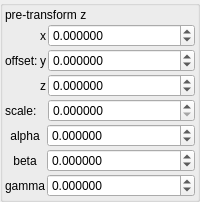
    <widget class="QGroupBox" name="groupBox_9">
     <property name="title">
      <string/>
     </property>
     <layout class="QVBoxLayout" name="verticalLayout_13" stretch="0,0,0">
      <property name="spacing">
       <number>2</number>
      </property>
      <property name="leftMargin">
       <number>2</number>
      </property>
      <property name="topMargin">
       <number>2</number>
      </property>
      <property name="rightMargin">
       <number>2</number>
      </property>
      <property name="bottomMargin">
       <number>2</number>
      </property>
      <item>
       <widget class="QLabel" name="label_165">
        <property name="text">
         <string>pre-transform z</string>
        </property>
       </widget>
      </item>
      <item>
       <layout class="QGridLayout" name="gridLayout_26" columnstretch="0,0,1">
        <property name="spacing">
         <number>2</number>
        </property>
        <item row="3" column="2">
         <widget class="MyDoubleSpinBox" name="spinbox3_transf_offset_000_z">
          <property name="sizePolicy">
           <sizepolicy hsizetype="Minimum" vsizetype="Maximum">
            <horstretch>0</horstretch>
            <verstretch>0</verstretch>
           </sizepolicy>
          </property>
          <property name="prefix">
           <string/>
          </property>
          <property name="suffix">
           <string/>
          </property>
          <property name="decimals">
           <number>6</number>
          </property>
          <property name="minimum">
           <double>-99.989999999999995</double>
          </property>
          <property name="maximum">
           <double>99.989999999999995</double>
          </property>
          <property name="singleStep">
           <double>0.100000000000000</double>
          </property>
         </widget>
        </item>
        <item row="2" column="0">
         <widget class="QLabel" name="label_164">
          <property name="text">
           <string>offset:</string>
          </property>
         </widget>
        </item>
        <item row="1" column="2">
         <widget class="MyDoubleSpinBox" name="spinbox3_transf_offset_000_x">
          <property name="sizePolicy">
           <sizepolicy hsizetype="Minimum" vsizetype="Maximum">
            <horstretch>0</horstretch>
            <verstretch>0</verstretch>
           </sizepolicy>
          </property>
          <property name="prefix">
           <string/>
          </property>
          <property name="suffix">
           <string/>
          </property>
          <property name="decimals">
           <number>6</number>
          </property>
          <property name="minimum">
           <double>-99.989999999999995</double>
          </property>
          <property name="maximum">
           <double>99.989999999999995</double>
          </property>
          <property name="singleStep">
           <double>0.100000000000000</double>
          </property>
         </widget>
        </item>
        <item row="3" column="1">
         <widget class="QLabel" name="label_163">
          <property name="text">
           <string notr="true">z</string>
          </property>
         </widget>
        </item>
        <item row="2" column="1">
         <widget class="QLabel" name="label_162">
          <property name="text">
           <string notr="true">y</string>
          </property>
         </widget>
        </item>
        <item row="2" column="2">
         <widget class="MyDoubleSpinBox" name="spinbox3_transf_offset_000_y">
          <property name="sizePolicy">
           <sizepolicy hsizetype="Minimum" vsizetype="Maximum">
            <horstretch>0</horstretch>
            <verstretch>0</verstretch>
           </sizepolicy>
          </property>
          <property name="prefix">
           <string/>
          </property>
          <property name="suffix">
           <string/>
          </property>
          <property name="decimals">
           <number>6</number>
          </property>
          <property name="minimum">
           <double>-99.989999999999995</double>
          </property>
          <property name="maximum">
           <double>99.989999999999995</double>
          </property>
          <property name="singleStep">
           <double>0.100000000000000</double>
          </property>
         </widget>
        </item>
        <item row="1" column="1">
         <widget class="QLabel" name="label_160">
          <property name="text">
           <string notr="true">x</string>
          </property>
         </widget>
        </item>
        <item row="4" column="2">
         <widget class="MyDoubleSpinBox" name="spinbox_transf_scale_1">
          <property name="sizePolicy">
           <sizepolicy hsizetype="Minimum" vsizetype="Maximum">
            <horstretch>0</horstretch>
            <verstretch>0</verstretch>
           </sizepolicy>
          </property>
          <property name="prefix">
           <string/>
          </property>
          <property name="suffix">
           <string/>
          </property>
          <property name="decimals">
           <number>6</number>
          </property>
          <property name="minimum">
           <double>0.000000000000000</double>
          </property>
          <property name="maximum">
           <double>99.998999999999995</double>
          </property>
          <property name="singleStep">
           <double>0.100000000000000</double>
          </property>
         </widget>
        </item>
        <item row="4" column="0" colspan="2">
         <widget class="QLabel" name="label_13">
          <property name="text">
           <string>scale:</string>
          </property>
         </widget>
        </item>
       </layout>
      </item>
      <item>
       <layout class="QGridLayout" name="gridLayout_10" columnstretch="0,1">
        <property name="spacing">
         <number>2</number>
        </property>
        <item row="1" column="0">
         <widget class="QLabel" name="label_35">
          <property name="text">
           <string notr="true">alpha</string>
          </property>
          <property name="alignment">
           <set>Qt::AlignCenter</set>
          </property>
         </widget>
        </item>
        <item row="2" column="1">
         <widget class="MyDoubleSpinBox" name="spinboxd3_transf_rotation_y">
          <property name="sizePolicy">
           <sizepolicy hsizetype="Minimum" vsizetype="Maximum">
            <horstretch>0</horstretch>
            <verstretch>0</verstretch>
           </sizepolicy>
          </property>
          <property name="prefix">
           <string/>
          </property>
          <property name="suffix">
           <string/>
          </property>
          <property name="decimals">
           <number>6</number>
          </property>
          <property name="minimum">
           <double>-36000.000000000000000</double>
          </property>
          <property name="maximum">
           <double>36000.000000000000000</double>
          </property>
          <property name="singleStep">
           <double>1.000000000000000</double>
          </property>
         </widget>
        </item>
        <item row="3" column="1">
         <widget class="MyDoubleSpinBox" name="spinboxd3_transf_rotation_z">
          <property name="sizePolicy">
           <sizepolicy hsizetype="Minimum" vsizetype="Maximum">
            <horstretch>0</horstretch>
            <verstretch>0</verstretch>
           </sizepolicy>
          </property>
          <property name="prefix">
           <string/>
          </property>
          <property name="suffix">
           <string/>
          </property>
          <property name="decimals">
           <number>6</number>
          </property>
          <property name="minimum">
           <double>-36000.000000000000000</double>
          </property>
          <property name="maximum">
           <double>36000.000000000000000</double>
          </property>
          <property name="singleStep">
           <double>1.000000000000000</double>
          </property>
         </widget>
        </item>
        <item row="1" column="1">
         <widget class="MyDoubleSpinBox" name="spinboxd3_transf_rotation_x">
          <property name="sizePolicy">
           <sizepolicy hsizetype="Minimum" vsizetype="Maximum">
            <horstretch>0</horstretch>
            <verstretch>0</verstretch>
           </sizepolicy>
          </property>
          <property name="prefix">
           <string/>
          </property>
          <property name="suffix">
           <string/>
          </property>
          <property name="decimals">
           <number>6</number>
          </property>
          <property name="minimum">
           <double>-36000.000000000000000</double>
          </property>
          <property name="maximum">
           <double>36000.000000000000000</double>
          </property>
          <property name="singleStep">
           <double>1.000000000000000</double>
          </property>
         </widget>
        </item>
        <item row="2" column="0">
         <widget class="QLabel" name="label_34">
          <property name="text">
           <string notr="true">beta</string>
          </property>
          <property name="alignment">
           <set>Qt::AlignCenter</set>
          </property>
         </widget>
        </item>
        <item row="3" column="0">
         <widget class="QLabel" name="label_36">
          <property name="text">
           <string notr="true">gamma</string>
          </property>
          <property name="alignment">
           <set>Qt::AlignCenter</set>
          </property>
         </widget>
        </item>
       </layout>
      </item>
     </layout>
    </widget>
